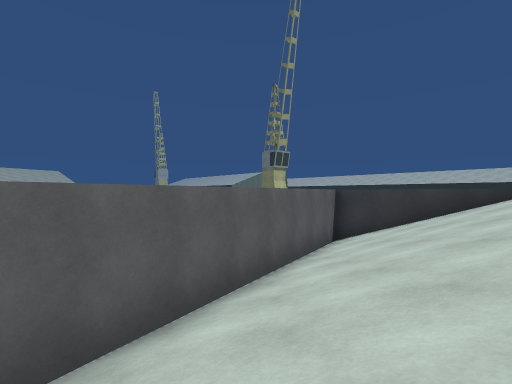
View 1 (above)

18 first-person views from a walk through a scene from a Unity 3-D project. The camera is 1.2 m above the floor, looks level and sees 85° across. The floor is counted in squares, 2 m on a side. Each view is taken from the middle of a square. On the plan, view 1 faces up. The plan holds only what a view shows up to about 9 squares ahead; the rest is blank. The place goes on beyond the plan. Some animated figures are not drawn. Some surface patterns are stand-ins.

View 2
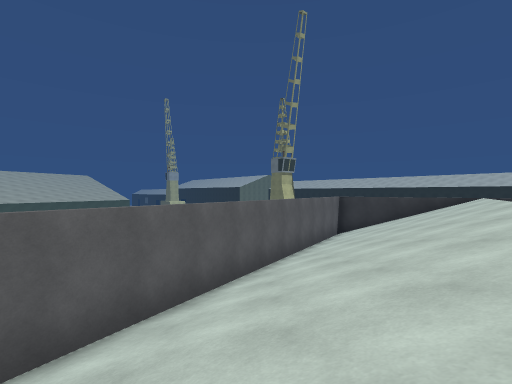

View 3
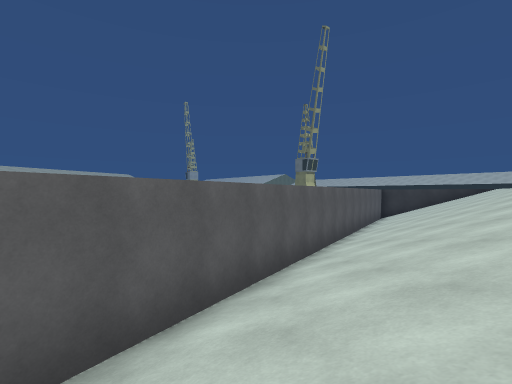

View 4
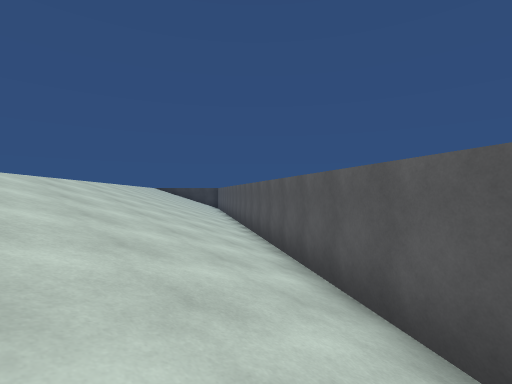

View 5
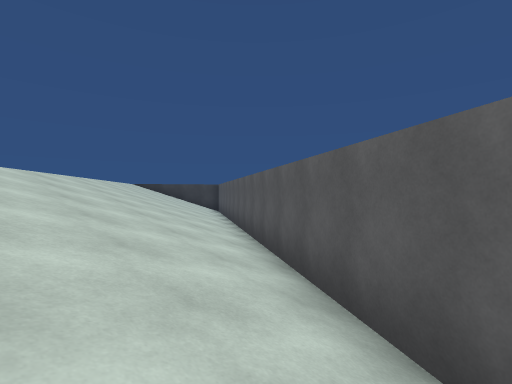

View 6
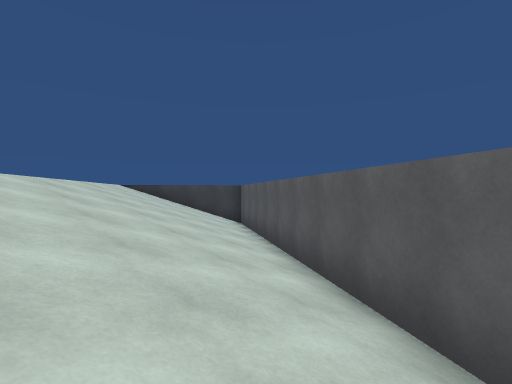

View 7
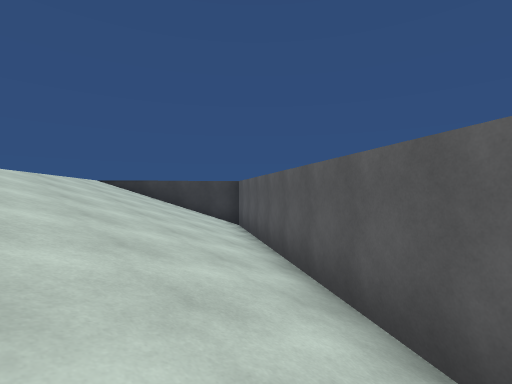

View 8
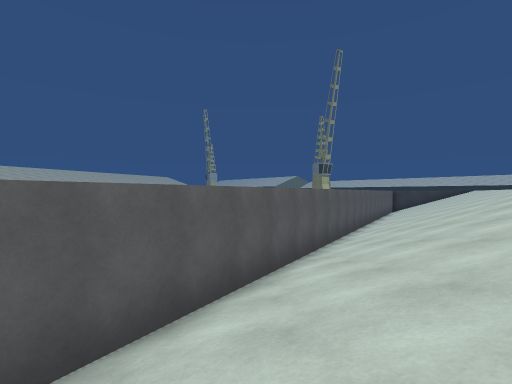

View 9
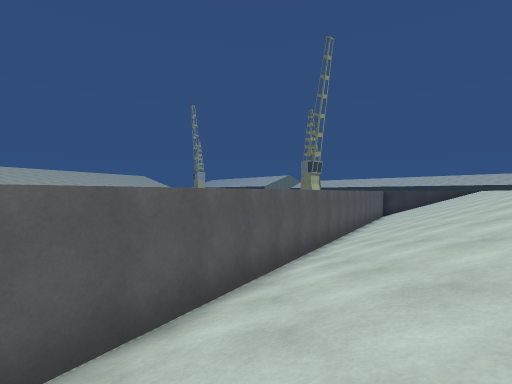

View 10
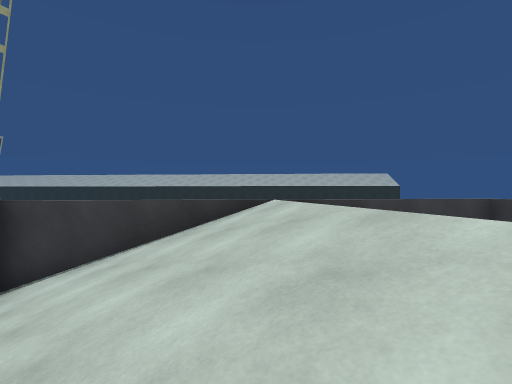

View 11
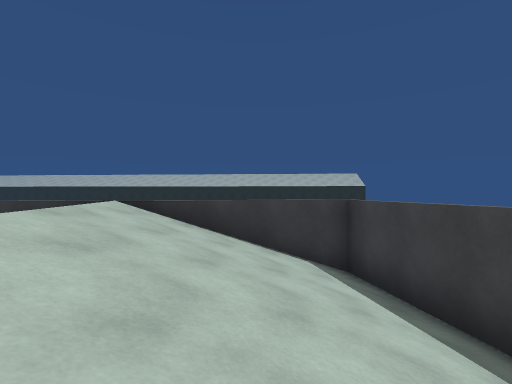

View 12
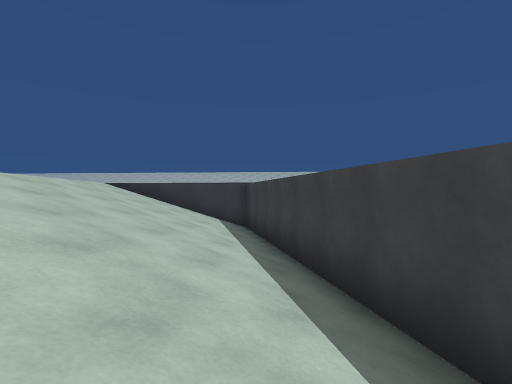

View 13
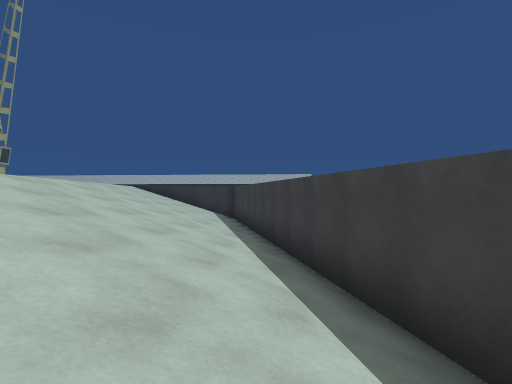

View 14
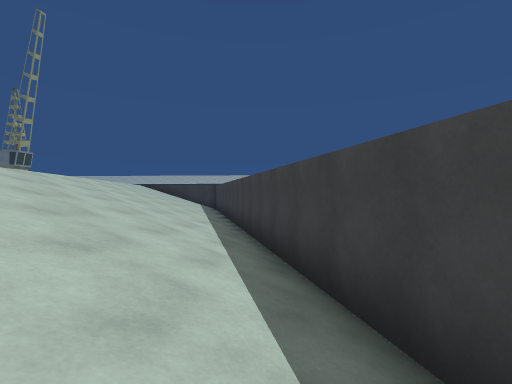

View 15
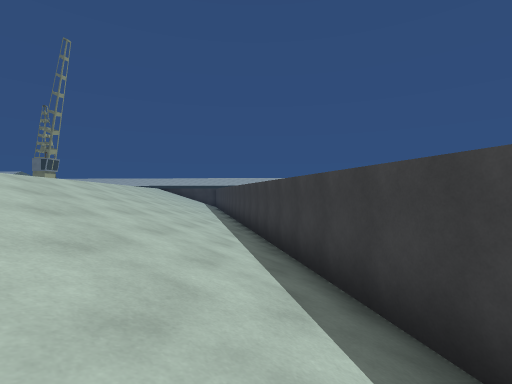

View 16
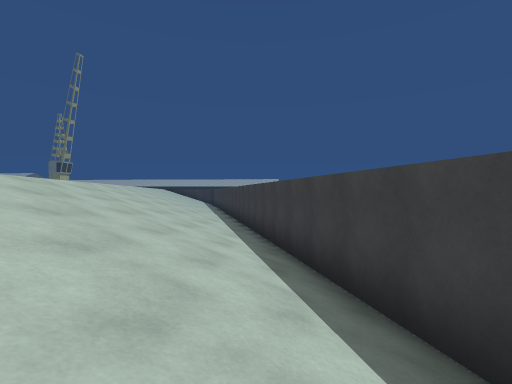

View 17
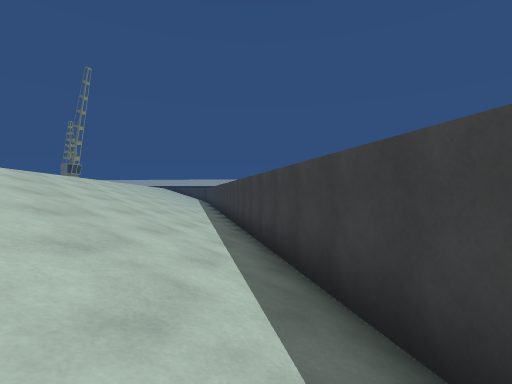

View 18
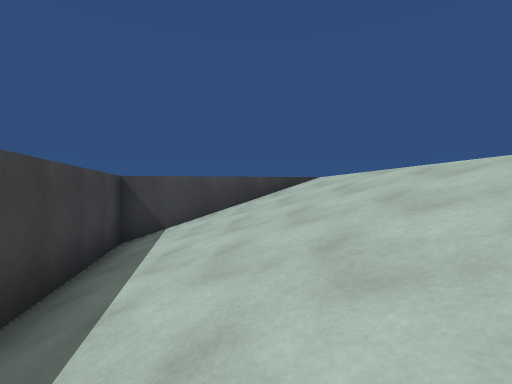

### Floor plan
Key: @ floor where view 1 was taken; # wall or solid block; . main floor; : floor 0.25 m higher than the main floor; - floor 2.75 m lower than the main floor; / step, stairs or slope; = window, fence, low wall or low ledge; v drop or lower ground.
Columns run from 14 left of view 1 to 9 right of it. Each row starts with its distance up from view 1.
  8                 ##
  7                #//#
  6                #///#
  5               #//////v
  4              v#////.//=
  3              #/////////#
  2             #//////////#
  1             #////.////#
  0            #//@///////#
 -1           #//////////#
 -2           #////./////#
 -3          #//////////#
 -4         #/////.////#
 -5         #//////////#
 -6        #//////////#
 -7       v#////.////#
 -8       #//////////#
 -9      #//////////#
-10      #////.////#v
-11     #//////////#
-12    #/////.////#
-13    #////./////#
-14   #//////////#
-15  #/////.////#
-16  #//////////#
-17 #//////////#
-18 #////:////#
-19  #////////#
-20   v//////#
-21     v///-#
-22      =//#
-23       ##

Where each view was taken, in squares from view 1:
view 1: 0 up, 0 right, facing up
view 2: 3 down, 1 left, facing up
view 3: 6 down, 4 left, facing up
view 4: 2 down, 2 left, facing down-left
view 5: 6 down, 5 left, facing down-left
view 6: 10 down, 7 left, facing down-left
view 7: 11 down, 8 left, facing down-left
view 8: 11 down, 7 left, facing up
view 9: 8 down, 5 left, facing up
view 10: 2 up, 2 right, facing up-right
view 11: 0 up, 4 right, facing up-right
view 12: 4 down, 3 right, facing up-right
view 13: 7 down, 1 right, facing up-right
view 14: 11 down, 1 left, facing up-right
view 15: 15 down, 4 left, facing up-right
view 16: 18 down, 6 left, facing up-right
view 17: 22 down, 8 left, facing up-right
view 18: 17 down, 5 left, facing down-left
